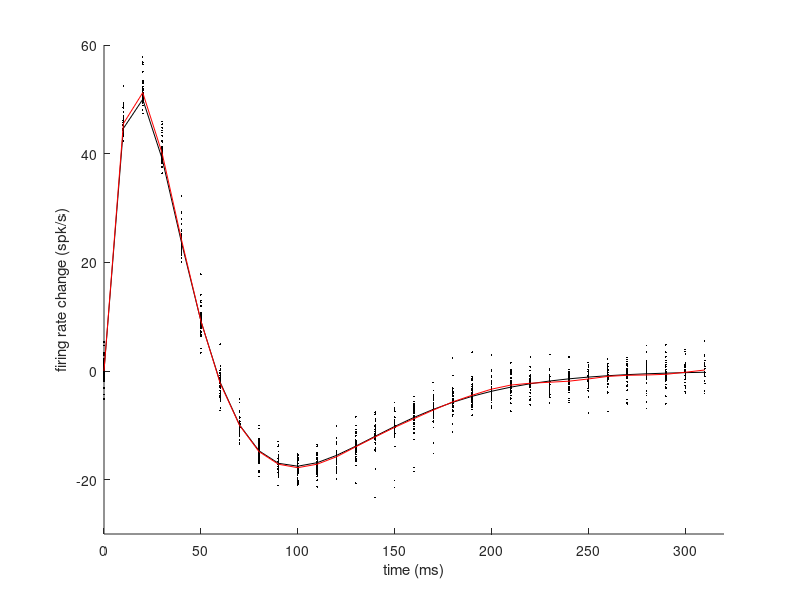
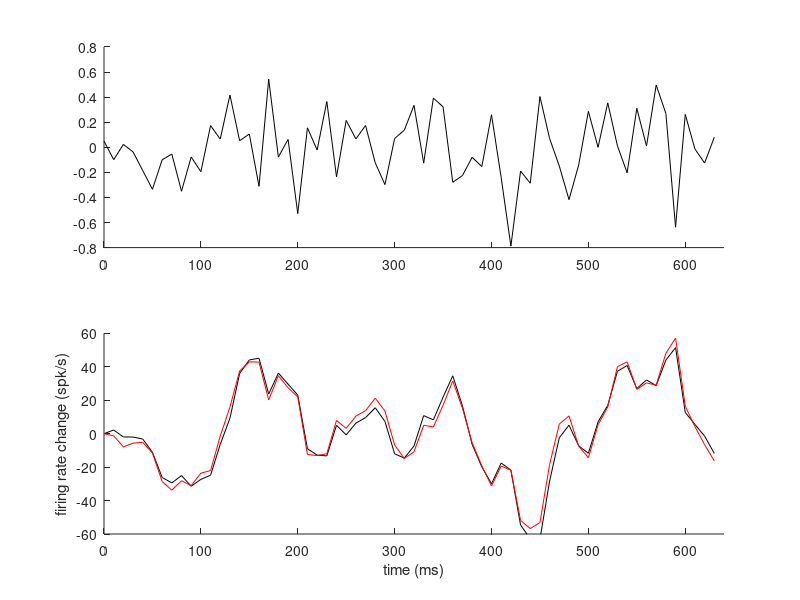
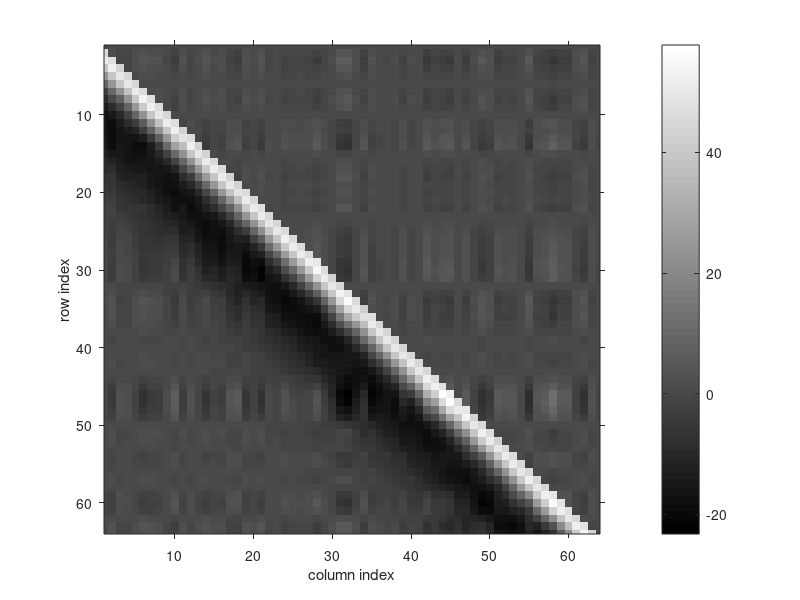

The MATLAB script that drew these images, in order:
% Linear estimation of LGN (lateral geniculate nucleus) transfer function from firing rate
fc = 5.5; %Hz
fc1 = 2*pi*fc*1e-3; %converts to kHz and circular frequency

%sampling step in msec
dt = 10;
fs = 1/(dt*1e-3); %sampling frequency
fn = fs/2; %nyquist frequency
nlgn = 32;
t_lgn = (0:nlgn-1)*dt; %in msec
v_lgn1 = exp(-fc1*t_lgn);
v_lgn = t_lgn.*v_lgn1 - (fc1/2) * (t_lgn.^2) .* v_lgn1;

max_fr = 50;
v_lgn = max_fr*(v_lgn./max(v_lgn));


ni = 128;
nfft = 64;
nw = ni*nfft;
sigma_w = 0.25;
w_n = sigma_w*randn(1,nw);


%the matlab definition of the convolution requires the lgn 
%filter to be first and the stimulus to be second. To get
%no phase delay we need to take the full wave form and truncate
%it, as seen by convolving v_lgn with a [1 0 0 ... 0] sequence
f_v = conv(v_lgn,w_n);
f_v = f_v(1:length(w_n));


%[tlgn,flgn] = tfestimate(w_n,f_v,nfft,nfft/2,nfft,fs,'twosided');
%glgn = real(ifft(tlgn));

%generates an ni by nfft matrix, with each line being
%l_1:  e_1 ... e_nfft
%l_ni: e_((ni-1)*nfft + 1) ... e(ni*nfft)
wn2 = reshape(w_n',nfft,ni)';

%compute the covariance of the WN
cwn2 = cov(wn2);

%compute the covariance of the firing rate
fv2 = zeros(ni,nfft);
for i = 1:ni
    m_inter = conv(v_lgn,wn2(i,:));
    fv2(i,:) = m_inter(1:nfft);
end;

c_fv2_wn2 = fv2(1,:)'*wn2(1,:);
for i = 2:ni
    c_fv2_wn2 = c_fv2_wn2 + fv2(i,:)'*wn2(i,:);
end;

c_fv2_wn2 = c_fv2_wn2/(ni-1);

%compute the reconstruction matrix
h_mat = c_fv2_wn2*inv(cwn2);

h_f1 = figure; 
h_a1 = axes;
%compute the mean across diagonals and plot individual 
%diagonal elements
glgn2 = zeros(1,nlgn);
for i = 1:nlgn
    d_v = diag(h_mat,1-i);
    glgn2(i) = mean(d_v);
    
    line('Parent',h_a1,'XData',t_lgn(i)*ones(size(d_v)),'YData',d_v,...
        'LineStyle','none','Marker','.','MarkerSize',4);    
end;

line('Parent',h_a1,'XData',t_lgn,'YData',v_lgn);
line('Parent',h_a1,'XData',t_lgn,'YData',glgn2,'Color','r');
set(h_a1,'XLim',[0 320],'YLim',[-30 60]);
xlabel(h_a1,'time (ms)');
ylabel(h_a1,'firing rate change (spk/s)');

%%
%test to make sure we got everything right
pred = h_mat*wn2(1,:)';

h_f2 = figure; 
h_a2 = subplot(2,1,1);
h_a3 = subplot(2,1,2);
%plot the raw data and reconstruction
line('Parent',h_a2,'XData',(0:nfft-1)*dt,'YData',wn2(1,:));
line('Parent',h_a3,'XData',(0:nfft-1)*dt,'YData',fv2(1,:));
line('Parent',h_a3,'XData',(0:nfft-1)*dt,'YData',pred,'Color','r');
set(h_a2,'XLim',[0 640]);
set(h_a3,'XLim',[0 640],'YLim',[-60 60]);
xlabel(h_a3,'time (ms)');
ylabel(h_a3,'firing rate change (spk/s)');

%%
h_f3 = figure; 
h_a4 = axes;
colormap('gray');
imagesc(h_mat);
colorbar;
%surf(handles.axes1,h_mat');
%colormap(handles.axes1,'gray');
%axes(handles.axes1);
%view(90,90);
%colorbar;
set(h_a4,'XLim',[1 64],'YLim',[1 64],'TickDir','out');
xlabel(h_a4,'column index');
ylabel(h_a4,'row index');

%print(handles.figure1,'-depsc2','lgn_est5.eps');

